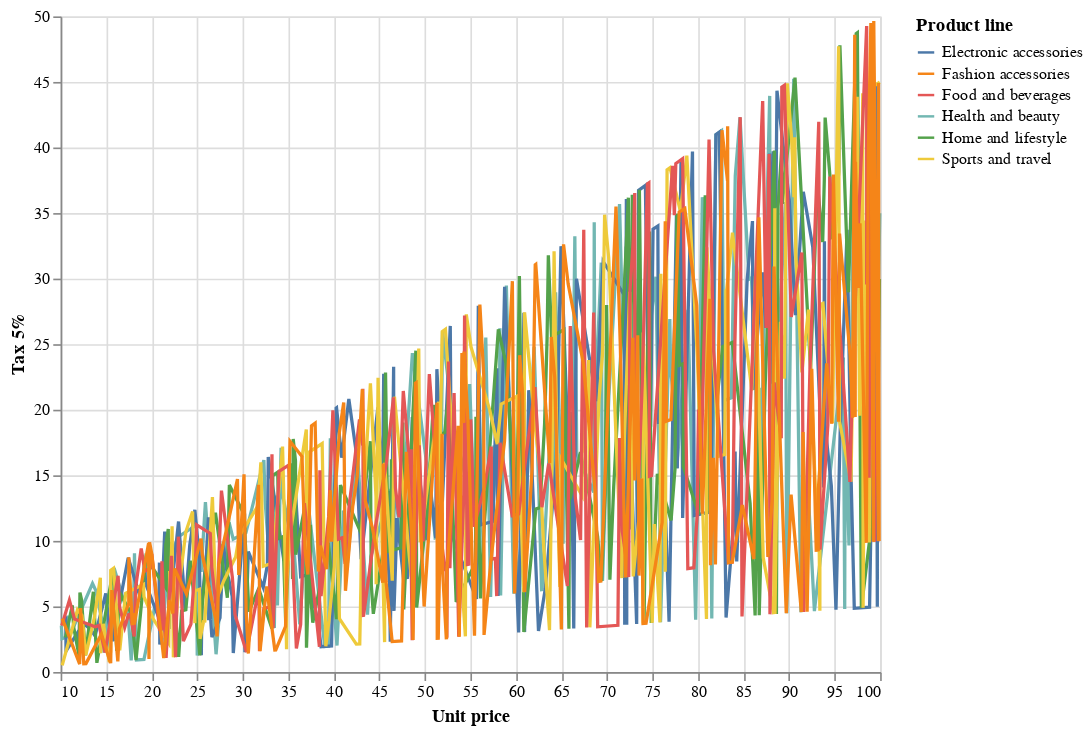

The code cell stored with this chart in its notebook:
### Code cell
line = alt.Chart(df).mark_line().encode(
    alt.X('Unit price:Q',),
    alt.Y('Tax 5%:Q'),
    color="Product line:N"
    ).properties(width=500, height=400)
alt.layer(line)

### Figure 1 — Vega-Lite specification as saved in the notebook (floating-point values rounded to 4 significant figures; data arrays with more than 128 entries replaced by an {"elided": "..."} marker saying what was removed)
{"config": {"view": {"continuousWidth": 400, "continuousHeight": 300}}, "layer": [{"mark": "line", "encoding": {"color": {"type": "nominal", "field": "Product line"}, "x": {"type": "quantitative", "field": "Unit price"}, "y": {"type": "quantitative", "field": "Tax 5%"}}, "height": 400, "width": 500}], "data": {"name": "data-2fb35b0398d6e83294330414ecfc976e"}, "$schema": "https://vega.github.io/schema/vega-lite/v4.8.1.json", "datasets": {"data-2fb35b0398d6e83294330414ecfc976e": {"elided": "1000 records"}}}
